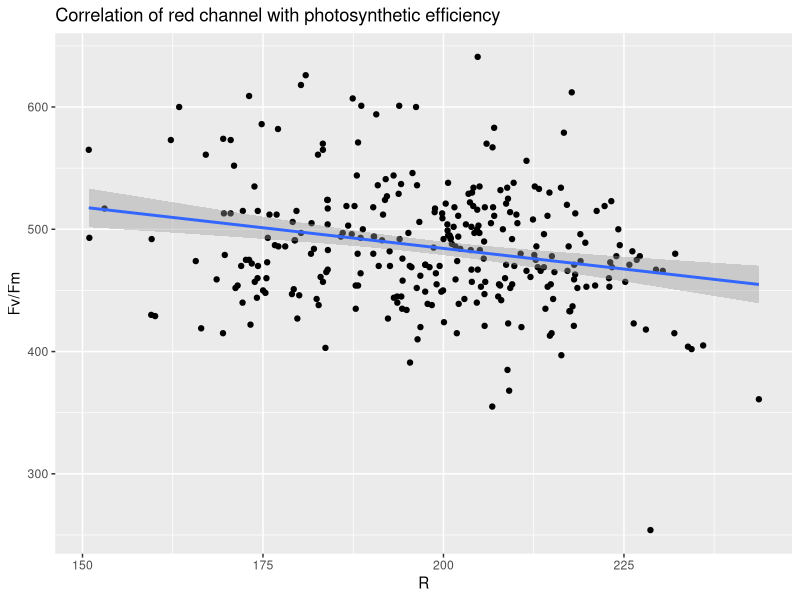
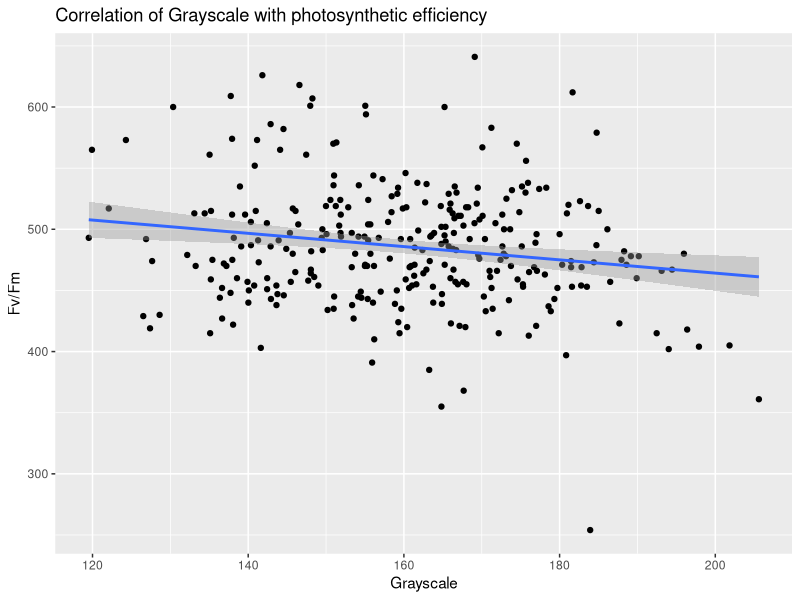
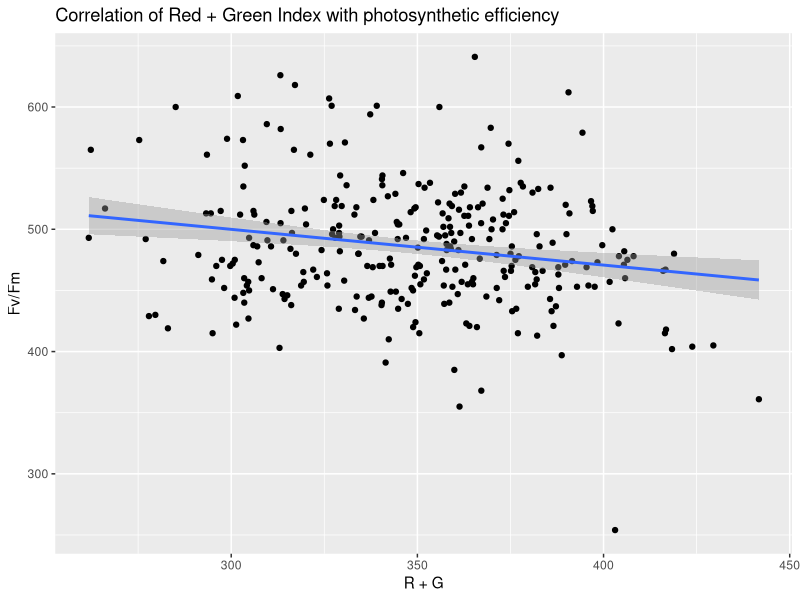
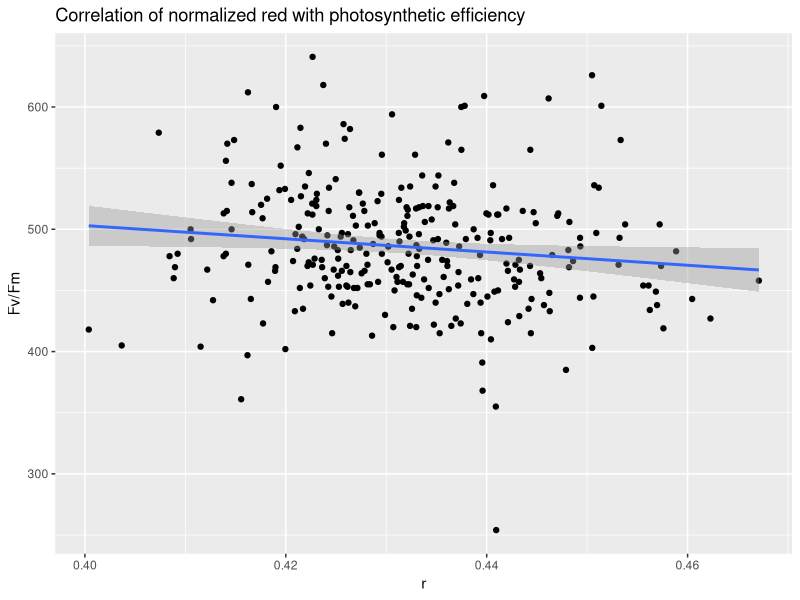
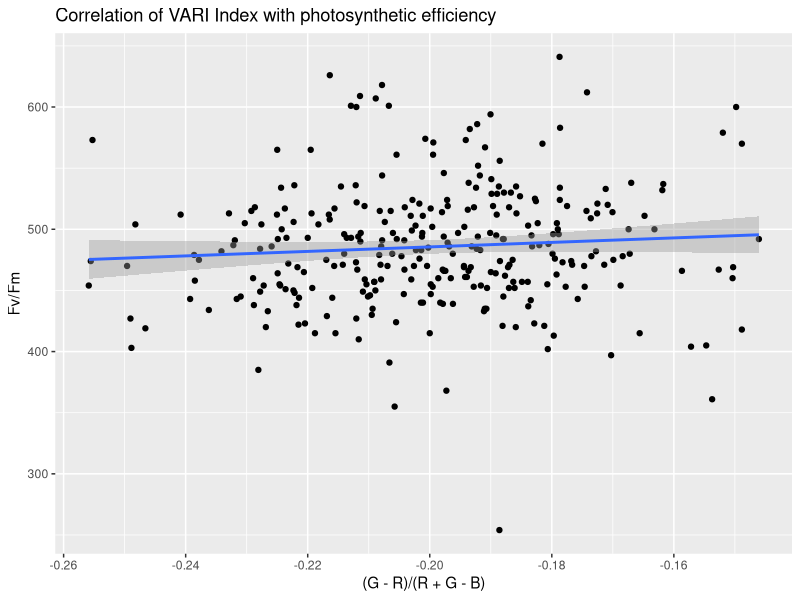
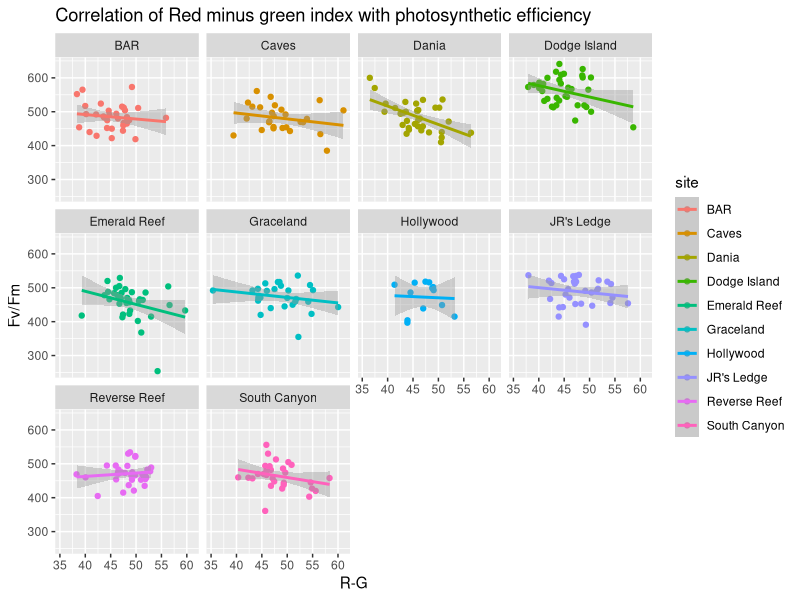
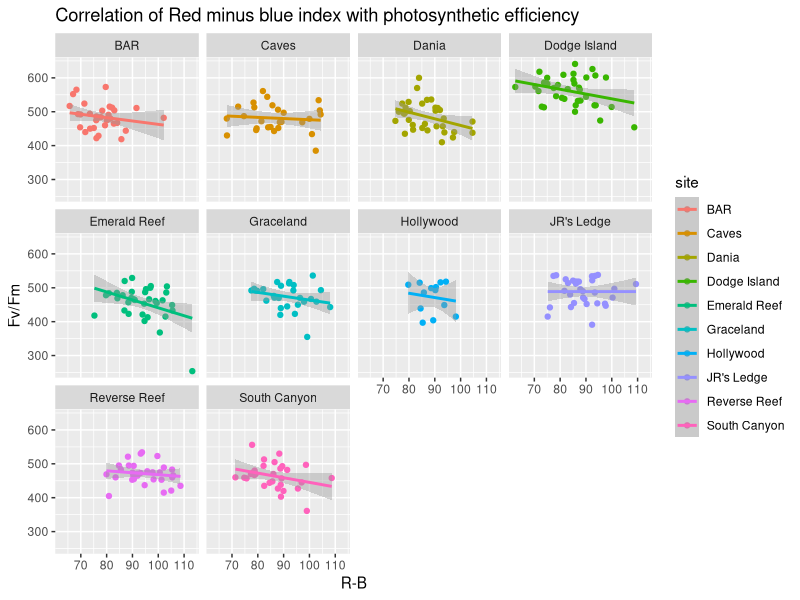
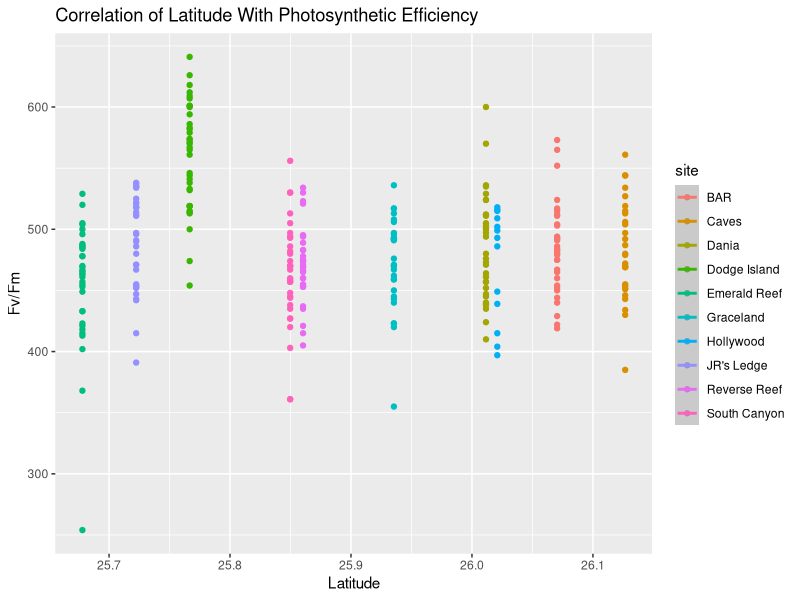

R code for these plots, in order:
# EPA/SEAGRANT Coral Spectral Project
# Analysis of coral RGB indices and photosynthetic data
# Hannah-Marie Lamle and Kellen Dean
# 6/29/26



# -------------------- Prepare data  --------------------------
## -------------- Load packages and data ----------------------

library(tidyverse)
library(ggplot2)
library(readxl)
library(purrr)
library(broom)
library(ggpubr)
library(scales)
library(dplyr)
library(multcompView)

# load joined PAM and RGB dataframe (we did this by hand due to having 
# multiple frags and because of the naming difference between the 
# fragment_ID column in the two dataframes):

CHROMA <- read_excel("CHROMA.xlsx")

## ---------------- Calculate indices -----------------------

# based on the results of Ferrera et al 2026, they found that
# the best performing indices for coral to predict symbiont 
# density and chlorophyll was the red index, grayscale and 
# red green sum. We're going to use all the indices, but 
# may filter down to the best performing and see if this is 
# consistent with what they reported on for 1. different corals and 
# 2. for a different coral health metric 

# This code is copied and modified from the GitHub repo for the paper 
# Red, green, blue color indices as proxy for Symbiodiniaceae cell 
# density and chlorophyll content during coral bleaching" 
# https://github.com/ErikFerrara/Coral_Color_Index/blob/main/Scripts/Extract_RGB_values/RGB-values_from_jpg.R



CHROMA <- CHROMA %>% 
  mutate(across(c(2:4), as.factor)) %>%    # changed the columns for our df
  mutate(across(c(5:10), as.numeric)) %>%  # added this for the RGB data that came in as characters 
  dplyr::mutate(
    Grayscale = round(0.299 * R + 0.587 * G + 0.114 * B, 2),
    r = R / (R + G + B),
    g = G / (R + G + B),
    b = B / (R + G + B),
    `R+G` = R + G,
    `R+B` = R + B,
    `R-G` = R - G,
    `R-B` = R - B,
    `R/G` = ifelse(G > 0, R / G, NA_real_),
    `G/R` = ifelse(R > 0, G / R, NA_real_),
    `(R-G)/(R+G)` = (R - G) / (R + G),
    `(R-B)/(R+B)` = (R - B) / (R + B),
    `(G-R)/(G+R)` = (G - R) / (G + R),
    `(G-B)/(G+B)` = (G - B) / (G + B),
    `R/(G+B)` = ifelse((G + B) > 0, R / (G + B), NA_real_),
    `(G-R)/(R+G-B)` = (G-R)/(R+G-B)
  )

# transform the data to long format: 

CHROMA_long <- CHROMA %>%
  ungroup() %>% 
  pivot_longer(cols = -c(fragment_id, tank, treatment, site, 'F', M, 'F:', Y, R_SD, G_SD, B_SD),
               names_to = "Index", values_to = "Index_values") %>% 
  mutate(Index = factor(Index, levels = c("R", 
                                          "G", 
                                          "B", 
                                          "r", 
                                          "g", 
                                          "b", 
                                          "Grayscale", 
                                          "R+G", 
                                          "R+B",  
                                          "R-G", 
                                          "R-B", 
                                          "R/G",  
                                          "G/R", 
                                          "(R-G)/(R+G)", 
                                          "(R-B)/(R+B)", 
                                          "(G-R)/(G+R)", 
                                          "(G-B)/(G+B)", 
                                          "R/(G+B)",
                                          "(G-R)/(R+G-B)"
  ) ))

str(CHROMA_long)


# ------------------- Run Correlations: ------------------------------
## ------------------- Linear Model stats: ---------------------------

regressions <- CHROMA_long %>%
  group_by(Index) %>%
  nest() %>%
  mutate(
    model = map(data, ~ lm(Y ~ Index_values, data = .x)),
    coefficients = map(model, tidy),
    model_stats = map(model, glance)
  )


slopes <- regressions %>%
  select(Index, coefficients) %>%
  unnest(coefficients) %>%
  filter(term == "Index_values")


r2 <- regressions %>%
  select(Index, model_stats) %>%
  unnest(model_stats) %>%
  select(Index, r.squared, adj.r.squared)

results <- left_join(slopes, r2, by = "Index") %>%
  arrange(desc(adj.r.squared))


##  Plotting: 

red_channel <- ggplot(CHROMA, aes(R, Y)) +
  geom_point() +
  geom_smooth(method = lm) +
  labs(title = "Correlation of red channel with photosynthetic efficiency",
       y = "Fv/Fm")
red_channel
ggsave("figs/redchannel_PAM.png", red_channel, width = 6, height = 5, units = "in")

grayscale <- ggplot(CHROMA, aes(Grayscale, Y)) +
  geom_point() +
  geom_smooth(method = lm) +
  labs(title = "Correlation of Grayscale with photosynthetic efficiency",
       y = "Fv/Fm")
grayscale
ggsave("figs/grayscale_PAM.png", grayscale, width = 6, height = 5, units = "in")

red_green <- ggplot(CHROMA, aes(R+G, Y)) +
  geom_point() +
  geom_smooth(method = lm) +
  labs(title = "Correlation of Red + Green Index with photosynthetic efficiency",
       y = "Fv/Fm")
red_green
ggsave("figs/redgreen_PAM.png", red_green, width = 6, height = 5, units = "in")

red_norm <- ggplot(CHROMA, aes(r, Y)) +
  geom_point() +
  geom_smooth(method = lm) +
  labs(title = "Correlation of normalized red with photosynthetic efficiency",
       y = "Fv/Fm")
red_norm

VARI <- ggplot(CHROMA, aes((G-R)/(R+G-B), Y)) +
  geom_point() +
  geom_smooth(method = lm) +
  labs(title = "Correlation of VARI Index with photosynthetic efficiency",
       y = "Fv/Fm")
VARI
ggsave("figs/VARI_PAM.png", VARI, width = 6, height = 5, units = "in")

red_minus_green <- ggplot(CHROMA, aes(`R-G`, Y, colour = site)) +
  geom_point() +
  geom_smooth(method = lm) +
  labs(title = "Correlation of Red minus green index with photosynthetic efficiency",
       y = "Fv/Fm") +
  facet_wrap(~site)
red_minus_green
ggsave("figs/VARI_PAM.png", VARI, width = 6, height = 5, units = "in")

red_minus_blue <- ggplot(CHROMA, aes(`R-B`, Y, colour = site)) +
  geom_point() +
  geom_smooth(method = lm) +
  labs(title = "Correlation of Red minus blue index with photosynthetic efficiency",
       y = "Fv/Fm") +
  facet_wrap(~site)
red_minus_blue


CHROMA %>%
  count(site)

## ---------------- Combine CHROMA DF with lat and long ----------------------

CHROMA <- read_excel("CHROMA.xlsx")
location <- read_excel("FINAL_SITES.xlsx")
TempandDepth <- read_excel("TEMPANDDEPTH.xlsx")

CL <- merge(CHROMA, location, by = "site")

combined_df <- merge(CL, TempandDepth, by = "fragment_id") #not sure why but this introduces more observations
#----------------------- Plot PAM with Latitude -------------------------------

pamlat <- ggplot(combined_df, aes(longitude, Y, color = site)) +
  geom_point() +
  geom_smooth(method = lm) +
  labs(title = "Correlation of Latitude With Photosynthetic Efficiency",
       y = "Fv/Fm",
       x = "Latitude")
pamlat

pamlatbox <- ggplot(combined_df, aes(longitude, Y, color = site)) +
  geom_boxplot() +
  geom_smooth(method = lm) +
  labs(title = "Correlation of Latitude With Photosynthetic Efficiency",
       y = "Fv/Fm",
       x = "Latitude")
pamlatbox
#---------------------- Plot PAM with initial depth ---------------------------


cleandepth <- combined_df %>% #remove na values
  filter(depth_m != "na") %>%
  filter(depth_m != "NA")

cleandepth$depth_m <- as.numeric(cleandepth$depth_m) #convert to numeric

pamdepth <- ggplot(cleandepth, aes(depth_m, Y, color = site)) +
  geom_point() +
  geom_smooth(aes(group = 1), method = "lm", color = "black") +
  scale_x_continuous(labels = label_number(accuracy = 0.1)) +
  labs(title = "Correlation of Initial Depth With Photosynthetic Efficiency",
       y = "Fv/Fm",
       x = "Initial Depth (m)") +
  stat_cor(aes(group = 1, label = paste(after_stat(rr.label), after_stat(p.label), sep = "~`,`~")), #adds R^2 and p value
           label.x = 2.5, label.y = 300,)
pamdepth

ggsave("figs/DEPTH_PAM.png", pamdepth, width = 10, height = 8, units = "in")

#--------------------- Plot PAM with initial temp ------------------------------

pamtemp <- ggplot(combined_df, aes(temp_C, Y, color = site)) +
  geom_point() +
  geom_smooth(method = lm, se = FALSE) +
  labs(title = "Correlation of Initial Temperature With Photosynthetic Efficiency",
       y = "Fv/Fm",
       x = "Initial Temperature (C)") +
  stat_cor(aes(label = paste(after_stat(rr.label), after_stat(p.label), sep = "~`,`~")),
           label.x = 24, label.y = 2)
pamtemp

#--------------------Add Color Data---------------------------------------------
colordata <- CHROMA %>% 
  mutate(across(c(2:4), as.factor)) %>%    # changed the columns for our df
  mutate(across(c(5:10), as.numeric)) %>%  # added this for the RGB data that came in as characters 
  dplyr::mutate(
    Grayscale = round(0.299 * R + 0.587 * G + 0.114 * B, 2),
    r = R / (R + G + B),
    g = G / (R + G + B),
    b = B / (R + G + B),
    `R+G` = R + G,
    `R+B` = R + B,
    `R-G` = R - G,
    `R-B` = R - B,
    `R/G` = ifelse(G > 0, R / G, NA_real_),
    `G/R` = ifelse(R > 0, G / R, NA_real_),
    `(R-G)/(R+G)` = (R - G) / (R + G),
    `(R-B)/(R+B)` = (R - B) / (R + B),
    `(G-R)/(G+R)` = (G - R) / (G + R),
    `(G-B)/(G+B)` = (G - B) / (G + B),
    `R/(G+B)` = ifelse((G + B) > 0, R / (G + B), NA_real_),
    `(G-R)/(R+G-B)` = (G-R)/(R+G-B)
  )

colordata <- colordata %>%    #changes JR to RJ
  mutate(site = case_match(site, "JR's Ledge" ~ "RJ's Ledge", .default = site))
#--------------------PAM ANOVA and Tukey----------------------------------------

  anova_pam <- aov(Y ~ site, data = colordata)
  summary(anova_pam)

pamtukey <- TukeyHSD(anova_pam)

pamcld <- multcompLetters4(anova_pam, pamtukey)

pamletter_data <- colordata %>%
  group_by(site) %>%
  summarise(
    max_val = max(Y),
    third_q = quantile(Y, 0.75),
    .groups = 'drop'
  )
pamletters_df <- data.frame(Letters = pamcld$site$Letters)
pamletters_df$site <- rownames(pamletters_df)

pamletter_data <- left_join(pamletter_data, pamletters_df, by = "site")

pam <- ggplot(colordata, aes(x = site, y = Y)) +
  geom_boxplot(aes(fill = site), alpha = 0.7) +
  theme_minimal() +
  geom_text(data = pamletter_data, 
            aes(x = site, y = third_q + 0.2, label = Letters), # Adjust y offset as needed
            size = 5, fontface = "bold", vjust = 0) +
  labs(title = "Comparing Photosynthetic Efficiency by Site",
       y = "Fv/Fm", x = "Site") +
  theme(
    plot.title = element_text(size = 25),      # Changes main title size
    axis.title = element_text(size = 18),      # Changes both X and Y axis labels size
    axis.text = element_text(size = 9)        # Changes both X and Y axis tick marks size
  )
pam

ggsave("figs/pambysite.png", pam, width = 12, height = 8, units = "in")
#-------------------Red ANOVA and Tukey-----------------------------------------
cleanred <- colordata %>% #remove na values for red
  filter(R != "na") %>%
  filter(R != "NA")

anova_red <- aov(R ~ site, data = cleanred)
summary(anova_red)

TukeyHSD(anova_red)

#------------------Green ANOVA and Tukey----------------------------------------
cleangreen <- colordata %>% #remove na values for green
  filter(G != "na") %>%
  filter(G != "NA")

anova_green <- aov(B ~ site, data = cleangreen)
summary(anova_green)

TukeyHSD(anova_green)

#------------------Blue ANOVA and Tukey-----------------------------------------
cleanblue <- colordata %>% #remove na values for blue
  filter(B != "na") %>%
  filter(B != "NA")

anova_blue <- aov(B ~ site, data = cleanblue)
summary(anova_blue)

TukeyHSD(anova_blue)



#------------------R-G ANOVA and Tukey------------------------------------------
cleanrminusg <- colordata %>%
  filter(R-G != "na") %>%
  filter(R-G != "NA")

anova_redminusgreen <- aov(R-G ~ site, data = cleanrminusg)
summary(anova_redminusgreen)

rminusgtukey <- TukeyHSD(anova_redminusgreen)

rminusgcld <- multcompLetters4(anova_redminusgreen, rminusgtukey)

rminusgletter_data <- cleanrminusg %>%
  group_by(site) %>%
  summarise(
    max_val = max(`R-G`),
    third_q = quantile(`R-G`, 0.75),
    .groups = 'drop'
  )
rminusgletters_df <- data.frame(Letters = rminusgcld$site$Letters)
rminusgletters_df$site <- rownames(rminusgletters_df)

rminusgletter_data <- left_join(rminusgletter_data, rminusgletters_df, by = "site")

rminusg <- ggplot(colordata, aes(x = site, y = `R-G`)) +
  geom_boxplot(aes(fill = site), alpha = 0.7) +
  theme_minimal() +
  geom_text(data = rminusgletter_data, 
            aes(x = site, y = third_q + 0.2, label = Letters), # Adjust y offset as needed
            size = 5, fontface = "bold", vjust = 0) +
  labs(title = "Red Minus Green Index by Site",
       y = "R-G", x = "Site") +
  theme(
    plot.title = element_text(size = 25),      # Changes main title size
    axis.title = element_text(size = 18),      # Changes both X and Y axis labels size
    axis.text = element_text(size = 9)        # Changes both X and Y axis tick marks size
  )
rminusg

ggsave("figs/rminusgbysite.png", rminusg, width = 12, height = 8, units = "in")

#------------------------Indices PAM Plots-------------------------------------------
red_minus_green <- ggplot(cleanrminusg, aes(R-G, Y)) + #red minus green with pam r^2 = 0.11
  geom_point() +
  geom_smooth(method = lm) +
  labs(title = "Correlation of Red Minus Green Index With Photosynthetic Efficiency",
       y = "Fv/Fm") +
  stat_cor(aes(label = paste(after_stat(rr.label), after_stat(p.label), sep = "~`,`~")),
           label.x = 35, label.y = 200)
red_minus_green
ggsave("figs/R-G_PAM.png", red_minus_green, width = 12, height = 8, units = "in")
